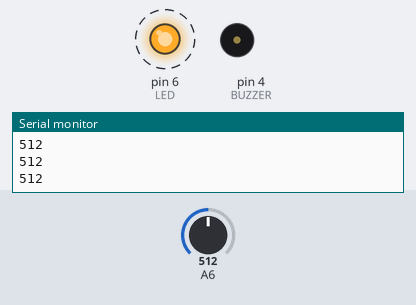
Simulated run of this sketch. Board: Arduino Nano, built with avr-gcc and run on an emulated ATmega328P. Shown: output pins drawn as LEDs (lit = HIGH), buzzer (waves = sounding), the last lines printed to the serial monitor. Dashed ring = blinking. The inputs (shaded band) are chosen by the test bench; at power-on: A6 = 512.

Above: at 1.2 s.
1.3 s: A6 set to 591
At 1.65 s:
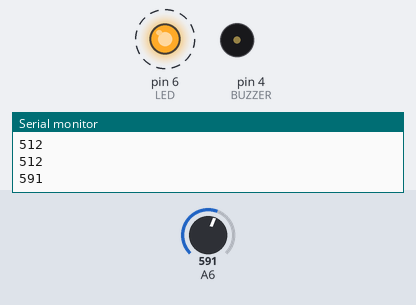
4.3 s: A6 set to 608
At 5.2 s:
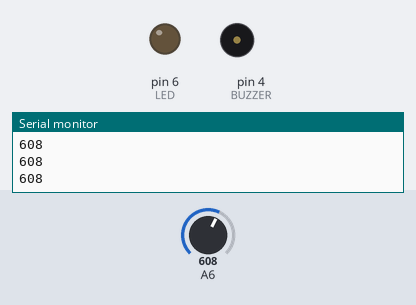
6.0 s: A6 set to 590
At 6.31 s:
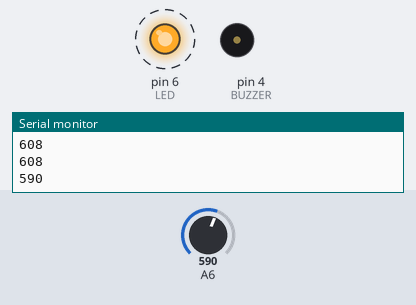
9.0 s: A6 set to 610
At 9.6 s:
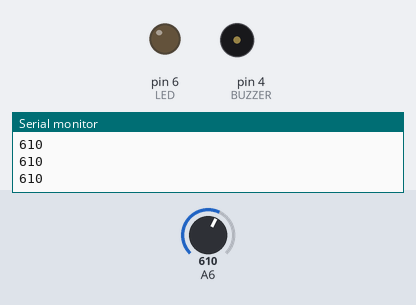
Timing chart, 0 to 11.6 s (numbered marks = the images above; inputs shaded):
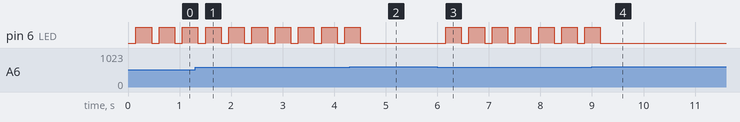

Measured:
- the behaviour switches between 600 and 601 on A6 (found by bisection; images 1 and 2)
- after the input at 1.3 s, tone on pin 4 (BUZZER): stays silent (without the input it goes to 1150 Hz after 3.0 s)
- after the input at 4.3 s, pin 6 (LED): goes on until 4.5 s, then stays LOW; tone on pin 4 (BUZZER): stays silent (without the input it goes to 730 Hz after 1.7 s)
- after the input at 6.0 s, pin 6 (LED): alternates HIGH for 0.30 s and LOW for 0.15 s, starting after 0.16 s
- after the input at 9.0 s, pin 6 (LED): goes on until 9.2 s, then stays LOW; tone on pin 4 (BUZZER): stays silent (without the input it goes to 910 Hz after 2.6 s)
- by itself, pin 6 (LED): alternates HIGH for 0.30 s and LOW for 0.15 s

The sketch:

laserSecurity.ino
```cpp
/*
Laser Security

This program enables a photoresistor to sense whether
or not a laser is making contact with it. This allows
a simple laser tripwire to be enabled.

The alarm I use is directly plugged into the arduino nano
and consists of a flashing LED and a fast repetitive siren
noise on a piezo buzzer. Make sure to have a bright light
nearby when testing.

Hardware components:
  - Microcontroller (Arduino Nano || Arduino Uno || other)
  - photoresistor
  - 10K ohm resistor
  - LED
  - piezzo buzzer

Wiring:
  - LED from GND to pin 6
  - Buzzer from GND to pin 4
  - photoresistor from 3.3V to pin A6
  - 10K Ohm resistor from A6 to GND
 */

#define LED 6
#define BUZZER 4

void setup()
{
  // to debug
  Serial.begin(9600);

  //setting the outputs of the sensor
  pinMode(LED,OUTPUT);
  pinMode(BUZZER, OUTPUT);
}

void loop()
{
  // read the sensor:
  int sensorReading = analogRead(A6);

  // print the sensor reading so you know its range
  Serial.println(sensorReading);

  // play the pitch:
  // Threshold for alarm may vary depending upon room
  if (sensorReading <= 600)
  {
    alarm(sensorReading);
  }
  else
  {
    digitalWrite(LED,LOW);
    noTone(BUZZER);
  }
}

// Function used to control what the alarm sounds like
// and what the led does.
void alarm(int sensorReading)
{
  int pitch = 100;
    while(pitch <= 2000)
    {
      tone(BUZZER,pitch);
      pitch = pitch + 30;
      delay(7);
      if(pitch >= 750)
      {
        digitalWrite(LED,HIGH);
      }
      else
      {
        digitalWrite(LED,LOW);
      }
    }
}
```
